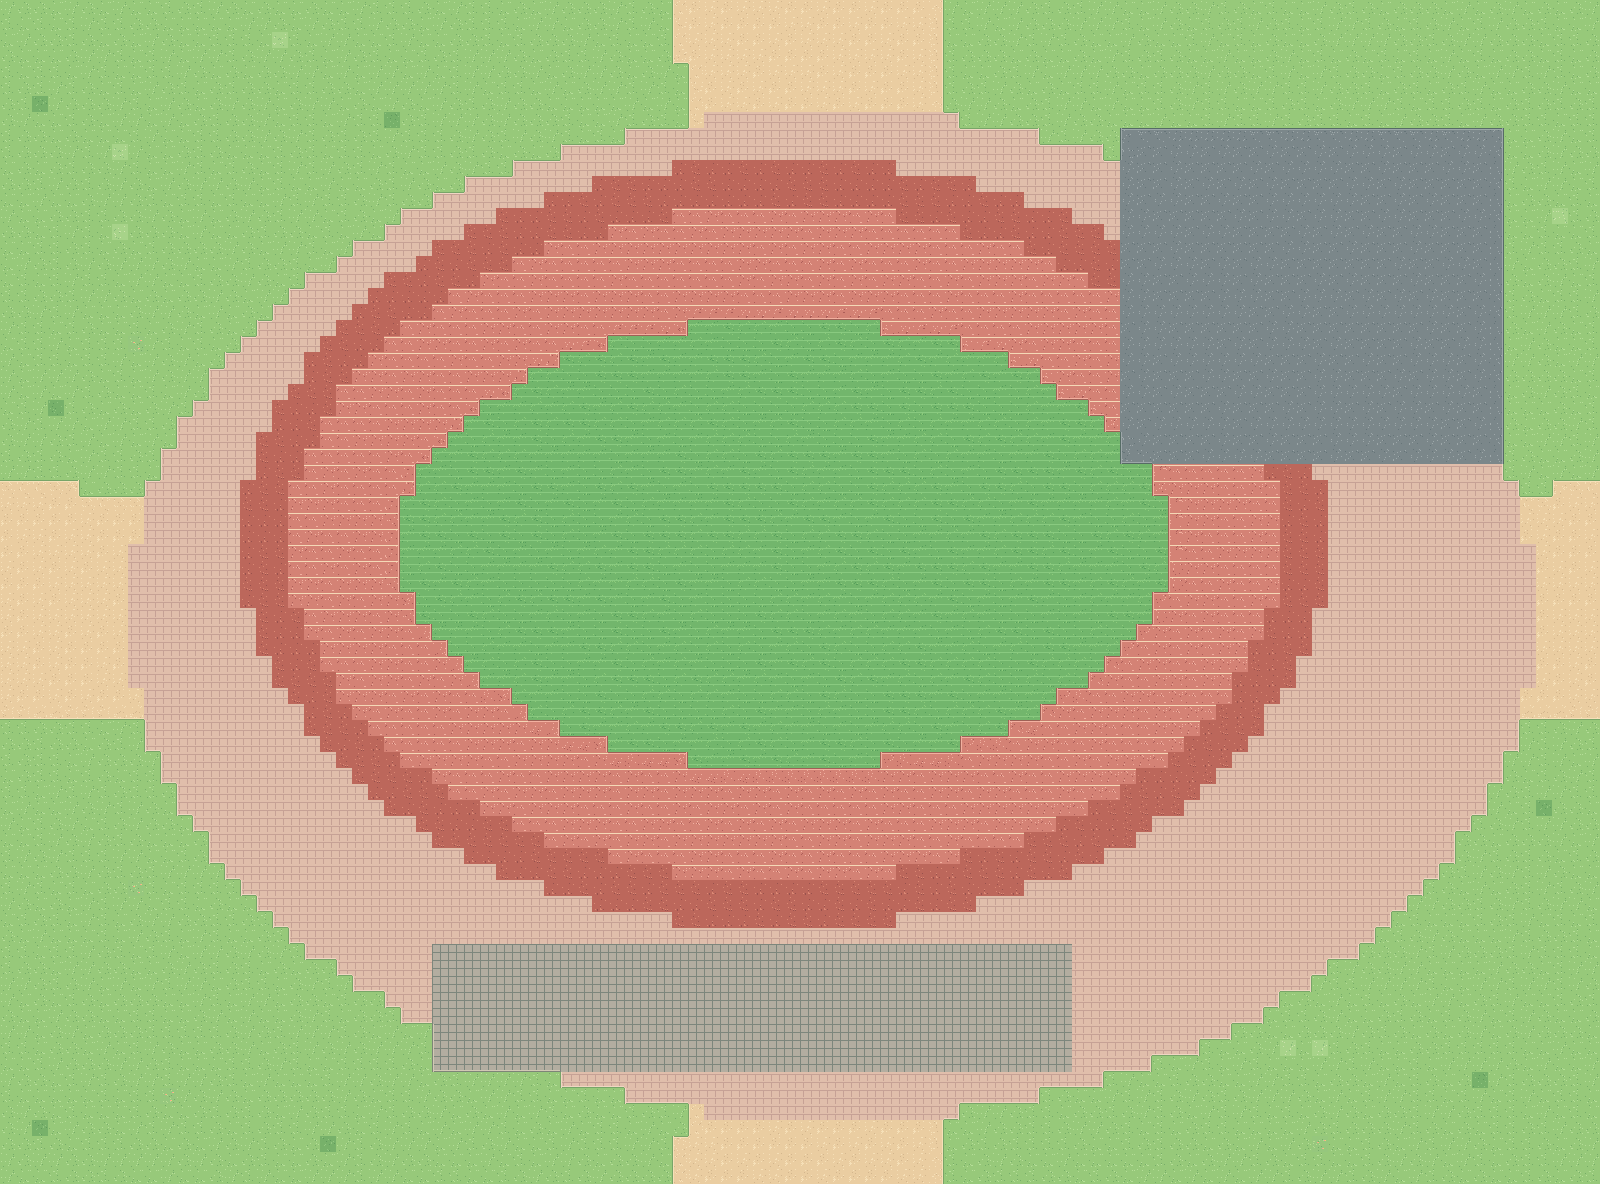

A level layout from a 2D game, rendered from its tile map. Below: a short description, then the map file with tile-grid data replaced by summaries:
An orthogonal 100x74 tile map with 16x16 px tiles, 4 tile layers (Ground, Landscape, Roads, BuildingPads) and 9 objects (2x landmark_area, 2x scene_portal, 2x area_label, building_slot, spawn, ...).

<map version="1.10" tiledversion="1.11.2" orientation="orthogonal" renderorder="right-down" width="100" height="74" tilewidth="16" tileheight="16" infinite="0" nextlayerid="9" nextobjectid="800" backgroundcolor="#97C97A">
  <properties>
    <property name="scene_id" value="23" />
    <property name="scene_name" value="第一运动场南区" />
    <property name="macro_area" value="F 美术与运动区" />
    <property name="tile_scale" type="int" value="16" />
    <property name="player_sprite_width" type="int" value="48" />
    <property name="player_sprite_height" type="int" value="48" />
    <property name="world_origin_x_px" type="int" value="8000" />
    <property name="world_origin_y_px" type="int" value="0" />
    <property name="ground_only" type="bool" value="true" />
    <property name="building_art_separate" type="bool" value="true" />
  </properties>
  <tileset firstgid="1" name="swu_terrain_16" tilewidth="16" tileheight="16" tilecount="412" columns="16">
    <image source="../assets/ground_tiles_16.png" width="256" height="416" />
  </tileset>
  <layer id="1" name="Ground" width="100" height="74">
    <data>[7400 cells, 7400 non-empty, 4 distinct tile ids]</data>
  </layer>
  <layer id="2" name="Landscape" width="100" height="74">
    <data>[7400 cells, 1072 non-empty, 14 distinct tile ids]</data>
  </layer>
  <layer id="3" name="Roads" width="100" height="74">
    <data>[7400 cells, 3566 non-empty, 63 distinct tile ids]</data>
  </layer>
  <layer id="4" name="BuildingPads" width="100" height="74">
    <data>[7400 cells, 320 non-empty, 6 distinct tile ids]</data>
  </layer>
  <objectgroup id="5" name="BuildingSlots" visible="0" color="#D9B768">
    <object id="1" name="slot_23_01" type="building_slot" x="432" y="944" width="640" height="128">
      <properties>
        <property name="display_name" value="运动场南侧看台/设施预留" />
        <property name="confidence" value="landmark_area_approx" />
        <property name="note" value="建筑预留地，仅用于当前地图阶段，后续再放建筑与碰撞体" />
        <property name="future_collision" type="bool" value="true" />
        <property name="currently_walkable" type="bool" value="true" />
        <property name="macro_area" value="F 美术与运动区" />
      </properties>
    </object>
  </objectgroup>
  <objectgroup id="6" name="LandmarkAreas" visible="0" color="#3B9C88">
    <object id="2" name="area_23_01" type="landmark_area" x="1152" y="160" width="320" height="272">
      <properties>
        <property name="display_name" value="篮球场" />
        <property name="confidence" value="landmark_area_approx" />
      </properties>
    </object>
    <object id="3" name="area_23_02" type="landmark_area" x="384" y="304" width="784" height="496">
      <properties>
        <property name="display_name" value="第一运动场南半区" />
        <property name="confidence" value="landmark_area_approx" />
      </properties>
    </object>
  </objectgroup>
  <objectgroup id="7" name="Portals" visible="0" color="#4CA3D9">
    <object id="4" name="exit_north" type="scene_portal" x="672" y="0" width="272" height="64">
      <properties>
        <property name="direction" value="north" />
        <property name="target_scene" value="17" />
        <property name="target_portal" value="exit_south" />
        <property name="spawn_x_px" type="int" value="800" />
        <property name="spawn_y_px" type="int" value="1056" />
        <property name="trigger" value="cross_map_edge" />
        <property name="enabled" type="bool" value="true" />
      </properties>
    </object>
    <object id="5" name="exit_west" type="scene_portal" x="0" y="480" width="80" height="240">
      <properties>
        <property name="direction" value="west" />
        <property name="target_scene" value="22" />
        <property name="target_portal" value="exit_east" />
        <property name="spawn_x_px" type="int" value="1424" />
        <property name="spawn_y_px" type="int" value="592" />
        <property name="trigger" value="cross_map_edge" />
        <property name="enabled" type="bool" value="true" />
      </properties>
    </object>
  </objectgroup>
  <objectgroup id="8" name="Spawn" visible="0" color="#74B877">
    <object id="6" name="player_start" type="spawn" x="800" y="992" width="0" height="0">
      <properties>
        <property name="feet_position" type="bool" value="true" />
        <property name="sprite_width" type="int" value="48" />
        <property name="sprite_height" type="int" value="48" />
      </properties>
    </object>
  </objectgroup>
  <objectgroup id="9" name="地标中文标注_编辑用" visible="1" color="#284F48">
    <object id="7" name="运动场南侧看台/设施预留" type="building_label" x="582.0" y="986.0" width="340" height="44">
      <text fontfamily="Noto Sans CJK SC" pixelsize="21" color="#284D42" halign="center" valign="center" wrap="1">运动场南侧看台/设施预留</text>
    </object>
    <object id="8" name="篮球场" type="area_label" x="1142.0" y="274.0" width="340" height="44">
      <text fontfamily="Noto Sans CJK SC" pixelsize="21" color="#284D42" halign="center" valign="center" wrap="1">篮球场</text>
    </object>
    <object id="9" name="第一运动场南半区" type="area_label" x="606.0" y="530.0" width="340" height="44">
      <text fontfamily="Noto Sans CJK SC" pixelsize="21" color="#284D42" halign="center" valign="center" wrap="1">第一运动场南半区</text>
    </object>
  </objectgroup>
</map>
